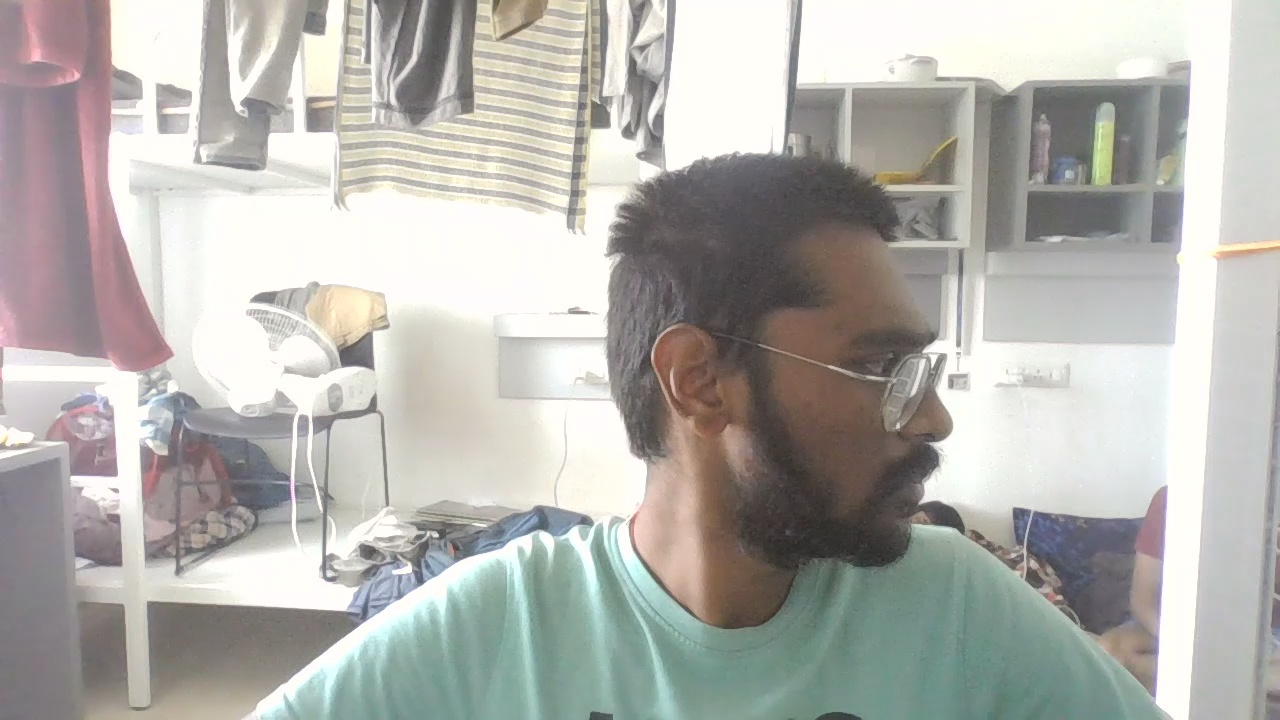
#> input picture DATASET/MOHITH/mohith_100.jpg, 1280 x 720 px, found by its file name
$ python facecrop.py
#> lines starting #> are read from the running program, lines starting #| are printed output that depends on the picture; pictures that were not available may be replaced by others from this repository, and a replacement may not be noted
import cv2
import os

# Load face detector
face_cascade = cv2.CascadeClassifier(
    cv2.data.haarcascades + "haarcascade_frontalface_default.xml"
)

input_dataset = "DATASET"
output_dataset = "CROPPED_DATASET"

people = ["Mohith", "Uday","DIVYADHAR"]

for person in people:

    input_path = os.path.join(input_dataset, person)
    output_path = os.path.join(output_dataset, person)

    if not os.path.exists(output_path):
        os.makedirs(output_path)

    count = 0

    for image_name in os.listdir(input_path):

        img_path = os.path.join(input_path, image_name)

        img = cv2.imread(img_path)
#> img is the input picture: shape (720, 1280, 3); mean B, G, R 173.6, 178.4, 179.3

        if img is None:
            continue

        gray = cv2.cvtColor(img, cv2.COLOR_BGR2GRAY)
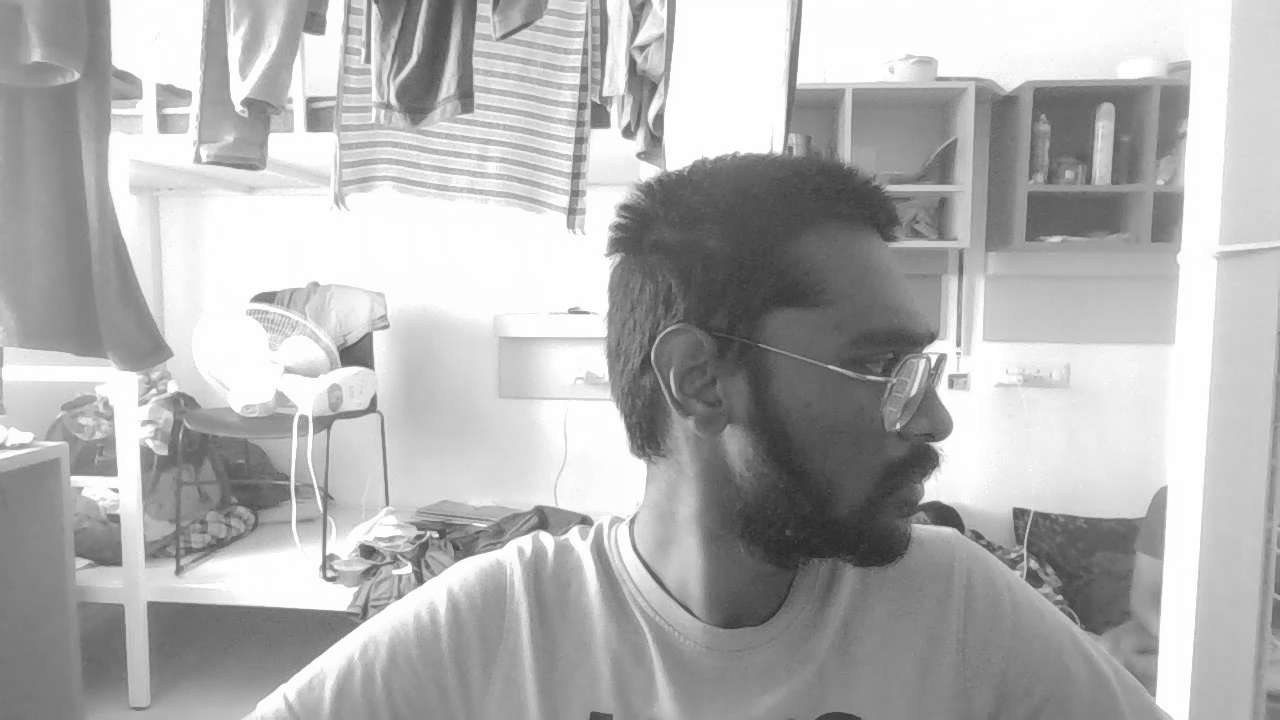
#> gray: shape (720, 1280); min 38, max 255, mean 178.1

        faces = face_cascade.detectMultiScale(
            gray,
            scaleFactor=1.3,
            minNeighbors=5
        )
#> faces = ()

        for (x, y, w, h) in faces:

            face = img[y:y+h, x:x+w]

            face = cv2.resize(face, (128,128))

            save_path = os.path.join(
                output_path,
                f"{person}_{count}.jpg"
            )

            cv2.imwrite(save_path, face)

            count += 1
#> this loop made 0 passes
#> after the loop, count = 0

    print(person, "faces saved:", count)
#| Mohith faces saved: 0
#> pass 2 of the loop `for person in people:`:
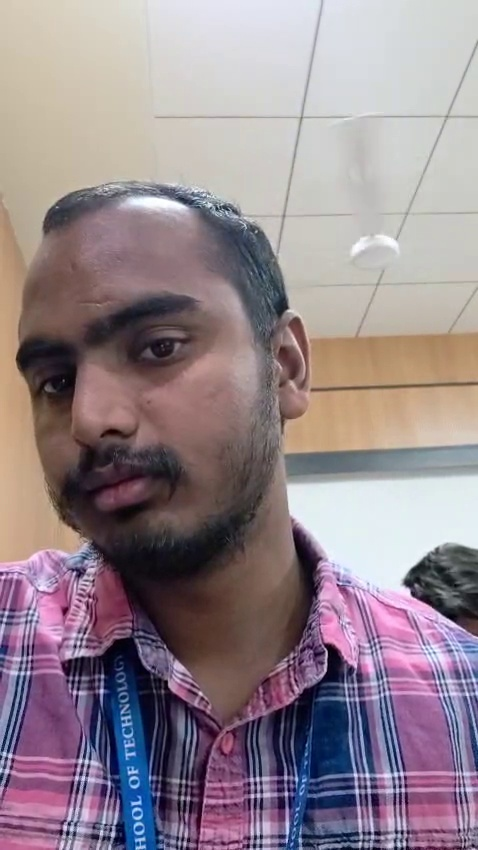
#> input picture DATASET/DIVYADHAR/DIVYADHAR_110.jpg, 478 x 850 px, given as the content of the folder DATASET/Uday, which was not available
#> img is the input picture: shape (850, 478, 3); mean B, G, R 141.3, 134, 148.7
#> `gray = cv2.cvtColor(img, cv2.COLOR_BGR2GRAY)`:
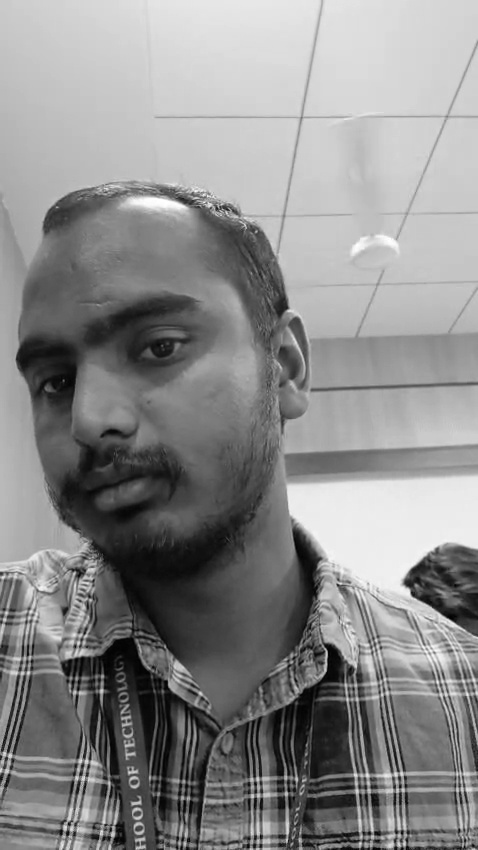
#> gray: shape (850, 478); min 1, max 255, mean 139.2
#| Uday faces saved: 0
